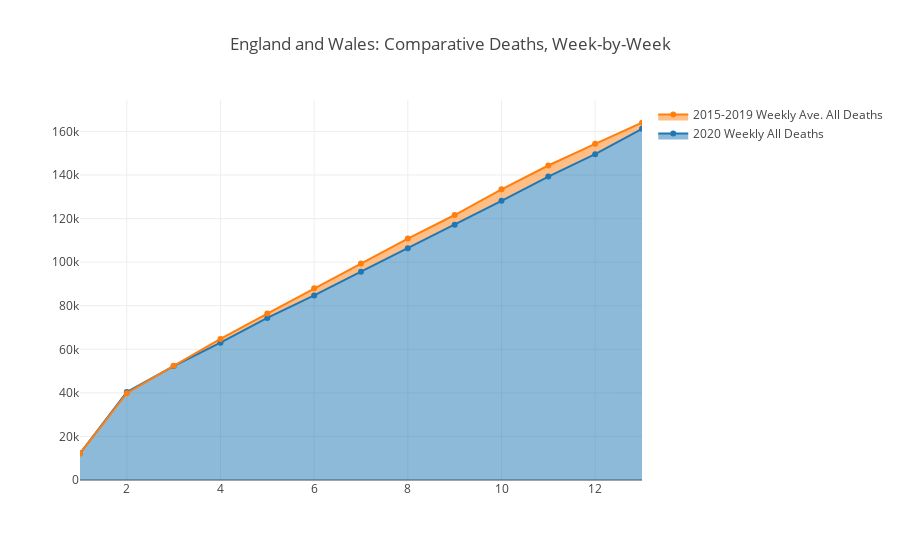

The notebook cell saved with this chart:
### Code cell
val cumuUkDeathsByMonth2020: Vector[Int] = {
    ukDeath.zipWithIndex.map( t => {
        val d = t._1
        val i = t._2
        if (i == 0 ) {
            d
        }
        else {
            d + (ukDeath.take(i+1).sum)
        }
    })
}

val cumuUkDeathsByMonthAve: Vector[Int] = {
    ukDeaths5yrs.zipWithIndex.map( t => {
        val d = t._1
        val i = t._2
        if (i == 0 ) {
            d
        }
        else {
            d + (ukDeaths5yrs.take(i+1).sum)
        }
    })
}

val trace1 = Scatter(
  (1 to cumuUkDeathsByMonth2020.size).toSeq,
  cumuUkDeathsByMonth2020.toSeq,
  fill = Fill.ToZeroY, 
  name = "2020 Weekly All Deaths"
)

val trace2 = Scatter(
  (1 to cumuUkDeathsByMonth2020.size).toSeq,
  cumuUkDeathsByMonthAve.toSeq,
  fill = Fill.ToNextY,
  name = "2015-2019 Weekly Ave. All Deaths"
)

val data = Seq(trace1, trace2)

val layout = Layout("England and Wales: Comparative Deaths, Week-by-Week")

plot(data, layout)

### Figure 1 — Plotly figure (JSON) as saved in the notebook; plotly's stock layout.template omitted (floating-point values rounded to 4 significant figures)
{"data": [{"fill": "tozeroy", "name": "2020 Weekly All Deaths", "type": "scatter", "x": [1, 2, 3, 4, 5, 6, 7, 8, 9, 10, 11, 12, 13], "y": [12254, 40370, 52292, 63014, 74382, 84742, 95644, 106382, 117173, 128147, 139290, 149561, 161198]}, {"fill": "tonexty", "name": "2015-2019 Weekly Ave. All Deaths", "type": "scatter", "x": [1, 2, 3, 4, 5, 6, 7, 8, 9, 10, 11, 12, 13], "y": [12175, 39819, 52429, 64733, 76385, 88029, 99358, 110827, 121645, 133458, 144370, 154311, 163998]}], "layout": {"title": "England and Wales: Comparative Deaths, Week-by-Week"}}
